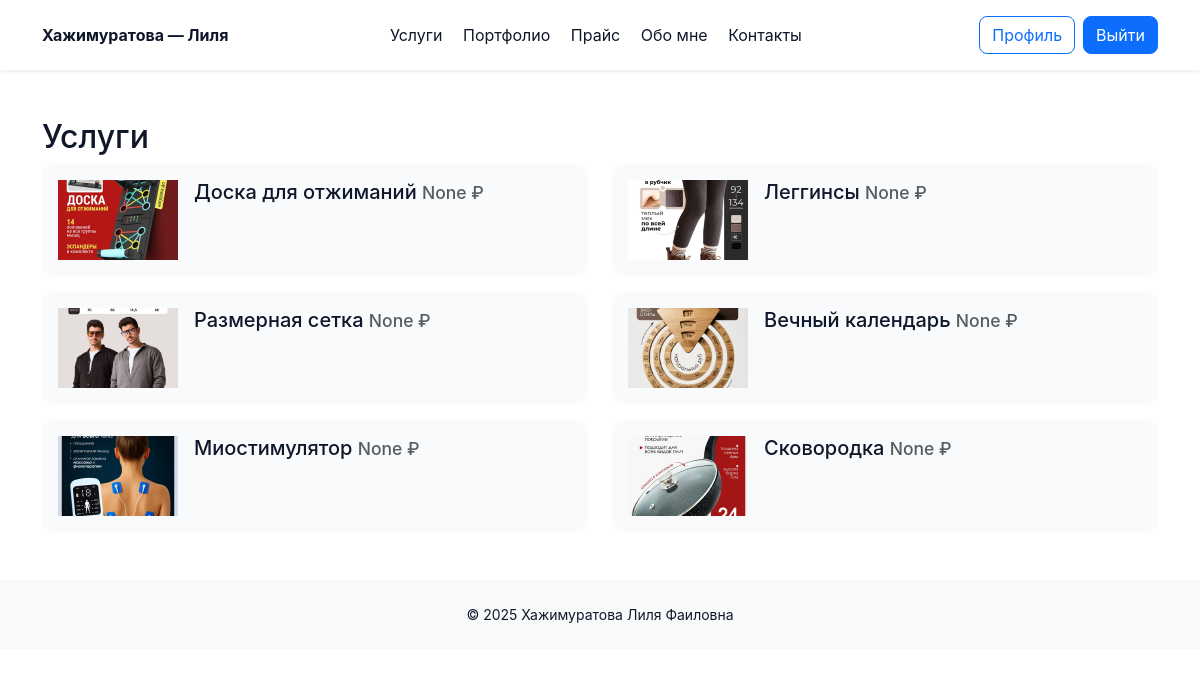
/services/ (signed in), run on the app's committed database.
### main/models.py (models this page shows, shortened)
class Service(models.Model):
    title = models.CharField(max_length=200)
    description = models.TextField(blank=True)
    price = models.DecimalField(max_digits=10, decimal_places=2, null=True, blank=True)
    image = models.ImageField(upload_to='services/', null=True, blank=True)

### main/views.py (the view)
# urls.py: path('services/', views.services_list, name='services'),
def services_list(request):
    services = Service.objects.all()
    return render(request, 'services.html', {'services': services})

### templates/services.html (shortened to what this page needs)
{% extends 'base.html' %}
{% block content %}
<h2>Услуги</h2>
<div class="row gy-3">
  {% for s in services %}
  <div class="col-md-6">
    <div class="d-flex align-items-start gap-3 service-row card-hover p-3">
      {% if s.image %}
        <img src="{{ s.image.url }}" alt="{{ s.title }}" style="width:120px;height:80px;object-fit:cover;">
      {% endif %}
      <div>
        <h5>{{ s.title }} <small class="text-muted">{{ s.price }} ₽</small></h5>
      </div>
    </div>
  </div>
  {% empty %}
  <p>Услуги не добавлены.</p>
  {% endfor %}
</div>
{% endblock %}

### static/css/styles.css (style rules this page uses)
:root { --accent:#2563eb; --muted:#6b7280; --bg:#ffffff; --card:#f8fafc; }
body { font-family: Inter, system-ui, -apple-system, 'Segoe UI', Roboto, Arial; background:var(--bg); color:#0f172a; }
.card-hover { transition: transform .18s ease, box-shadow .18s ease; border-radius:12px; overflow:hidden; background:var(--card); border: none; }

### data on the page
Service: image (picture), title "Доска для отжиманий", price "None"
Service: image (picture), title "Леггинсы", price "None"
Service: image (picture), title "Размерная сетка", price "None"
Service: image (picture), title "Вечный календарь", price "None"
Service: image (picture), title "Миостимулятор", price "None"
Service: image (picture), title "Сковородка", price "None"
